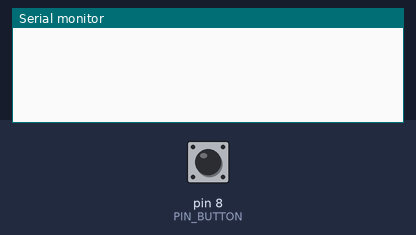
This sketch was run on a simulated Arduino Uno, built with avr-gcc and run on an emulated ATmega328P. On the bench: the last lines printed to the serial monitor. The test bench sets the inputs (shaded band); at power-on: pin 8 (PIN_BUTTON) HIGH.

Above: at 1.2 s.
1.3 s: pin 8 (PIN_BUTTON) pulled LOW for 0.15 s
At 2.3 s:
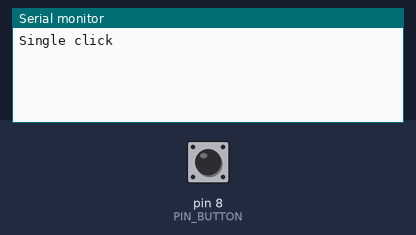
3.4 s: pin 8 (PIN_BUTTON) pulled LOW for 3.2 s
At 6.7 s:
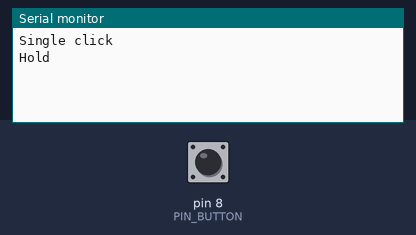
8.1 s: pin 8 (PIN_BUTTON) pulsed LOW 2 times (0.12 s each, 0.3 s apart)
At 9.0 s:
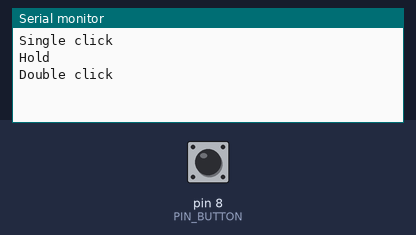

The sketch:

test_button.ino
```cpp
#ifndef Button_h
#define Button_h

//#include "Arduino.h"

#define PIN_BUTTON 8

typedef enum state
{
    single_click,
    double_click,
    hold,
    not_pressed,
    pressed
} state;

class Button
{
public:
    Button();
    bool is_pressed();
    int button_state(bool released);

private:
    int _double_click_interval,
        _hold_interval,
        _t_0,
        _t_1;

    bool _check_double_click();
    bool _check_hold();
};

#endif

//#include "Arduino.h"
//#include "Button.h"

Button::Button()
{
    pinMode(PIN_BUTTON, INPUT_PULLUP);
    _double_click_interval = 500,
    _hold_interval = 2000,
    _t_0 = 0,
    _t_1 = 0;
}
bool Button::is_pressed()
{
    if (digitalRead(PIN_BUTTON) == LOW)
        return true;
    else
        return false;
}
bool Button::_check_double_click()
{
    _t_0 = millis();
    _t_1 = millis();
    while (_t_1 - _t_0 < _double_click_interval)
    { // esperando segundo clique
        if (Button::is_pressed())
        {                // houve segundo clique
            return true; // houve 2 cliques
        }
        _t_1 = millis();
    }
    return false; // houve apenas 1 clique
}

bool Button::_check_hold()
{
    _t_0 = _t_1 = millis();

    while (_t_1 - _t_0 < _hold_interval)
    {
        if (Button::is_pressed())
        {
            _t_1 = millis();
            continue;
        }
        else
            return false;
    }
    return true;
}
int Button::button_state(bool released)
{
    if (Button::is_pressed())
    {
        if (released)
        {
            if (Button::_check_hold())
            {
                return hold;
            }
            else if (Button::_check_double_click())
                return double_click;
            else
                return single_click;
        }
        else
            return pressed;
    }
    else
        // Serial.println(released);
        return not_pressed;
}

int t_0, t_1, cur_state;
bool released;

//Motors * motors;
Button * button;

void execute_state()
{
    switch (cur_state)
    {
    case single_click:
        released = 1;
        Serial.print(F("Single click\n"));
  //      motors.save_position();
        break;
    case double_click:
        released = 0;
        Serial.print(F("Double click\n"));
//        motors.play();
        break;
    case hold:
        released = 0;
        Serial.print(F("Hold\n"));
        // delay(1000);
    //    motors.reset();
        break;
    case not_pressed:
        released = 1;
        //motors.update_position(t_1 - t_0);
        //Serial.println('4');
        break;
    case pressed:
        released = 0;
        //motors.update_position(t_1 - t_0);
        //Serial.println('4');
        break;
    }
}

void setup()
{
    Serial.begin(9600);
    button = new Button;
    //motors = new Motors;

    released = 1;
    cur_state = not_pressed;
    t_0 = millis();
    t_1 = millis();
}

void loop()
{
    //Serial.println(button.is_pressed());

    cur_state = button->button_state(released);
    t_1 = millis();
    execute_state();
}
```

Measured:
- after the input at 1.3 s, the serial monitor: prints a new line after 0.65 s (image 1)
- after the input at 3.4 s, the serial monitor: prints a new line after 2.0 s (image 2)
- after the input at 8.1 s, the serial monitor: prints a new line after 0.30 s (image 3)
